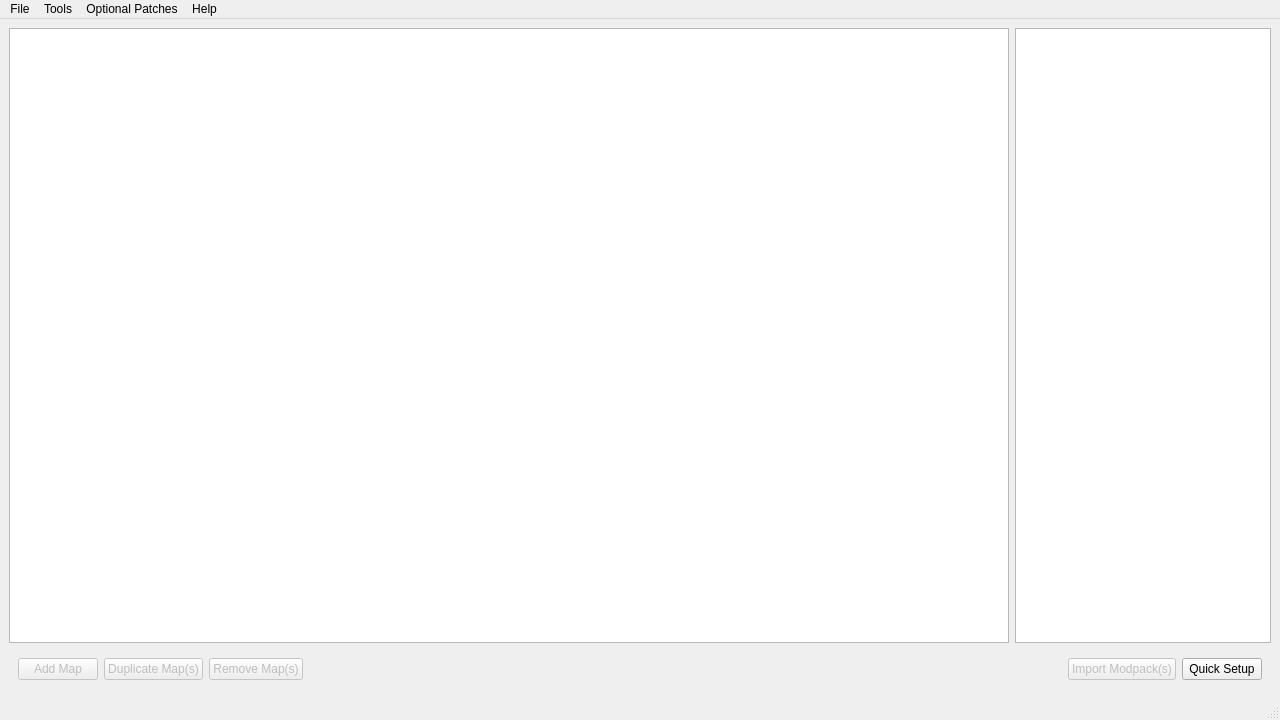
<?xml version="1.0" encoding="UTF-8"?>
<ui version="4.0">
 <class>MainWindow</class>
 <widget class="QMainWindow" name="MainWindow">
  <property name="geometry">
   <rect>
    <x>0</x>
    <y>0</y>
    <width>1280</width>
    <height>720</height>
   </rect>
  </property>
  <property name="windowTitle">
   <string>CSMM</string>
  </property>
  <widget class="QWidget" name="centralwidget">
   <layout class="QVBoxLayout" name="verticalLayout">
    <item>
     <layout class="QHBoxLayout" name="mainArea">
      <item>
       <widget class="MapDescriptorWidget" name="tableWidget">
        <property name="mouseTracking">
         <bool>false</bool>
        </property>
        <property name="autoFillBackground">
         <bool>true</bool>
        </property>
        <property name="autoScrollMargin">
         <number>8</number>
        </property>
        <property name="alternatingRowColors">
         <bool>false</bool>
        </property>
        <property name="textElideMode">
         <enum>Qt::TextElideMode::ElideRight</enum>
        </property>
        <property name="verticalScrollMode">
         <enum>QAbstractItemView::ScrollMode::ScrollPerPixel</enum>
        </property>
        <property name="horizontalScrollMode">
         <enum>QAbstractItemView::ScrollMode::ScrollPerPixel</enum>
        </property>
        <property name="gridStyle">
         <enum>Qt::PenStyle::SolidLine</enum>
        </property>
        <property name="sortingEnabled">
         <bool>false</bool>
        </property>
        <attribute name="horizontalHeaderCascadingSectionResizes">
         <bool>false</bool>
        </attribute>
        <attribute name="horizontalHeaderMinimumSectionSize">
         <number>71</number>
        </attribute>
        <attribute name="horizontalHeaderHighlightSections">
         <bool>true</bool>
        </attribute>
        <attribute name="horizontalHeaderShowSortIndicator" stdset="0">
         <bool>false</bool>
        </attribute>
       </widget>
      </item>
      <item>
       <widget class="QListWidget" name="modListWidget">
        <property name="enabled">
         <bool>true</bool>
        </property>
        <property name="sizePolicy">
         <sizepolicy hsizetype="Preferred" vsizetype="Expanding">
          <horstretch>0</horstretch>
          <verstretch>0</verstretch>
         </sizepolicy>
        </property>
        <property name="alternatingRowColors">
         <bool>false</bool>
        </property>
       </widget>
      </item>
     </layout>
    </item>
    <item>
     <widget class="QWidget" name="toolbar" native="true">
      <property name="enabled">
       <bool>true</bool>
      </property>
      <layout class="QHBoxLayout" name="horizontalLayout">
       <item>
        <widget class="QWidget" name="mapToolbar" native="true">
         <property name="enabled">
          <bool>false</bool>
         </property>
         <layout class="QHBoxLayout" name="horizontalLayout_3">
          <property name="leftMargin">
           <number>0</number>
          </property>
          <property name="topMargin">
           <number>0</number>
          </property>
          <property name="rightMargin">
           <number>0</number>
          </property>
          <property name="bottomMargin">
           <number>0</number>
          </property>
          <item>
           <widget class="QPushButton" name="addMap">
            <property name="text">
             <string>Add Map</string>
            </property>
           </widget>
          </item>
          <item>
           <widget class="QPushButton" name="duplicateMap">
            <property name="text">
             <string>Duplicate Map(s)</string>
            </property>
           </widget>
          </item>
          <item>
           <widget class="QPushButton" name="removeMap">
            <property name="text">
             <string>Remove Map(s)</string>
            </property>
           </widget>
          </item>
         </layout>
        </widget>
       </item>
       <item>
        <spacer name="horizontalSpacer">
         <property name="orientation">
          <enum>Qt::Orientation::Horizontal</enum>
         </property>
         <property name="sizeHint" stdset="0">
          <size>
           <width>40</width>
           <height>20</height>
          </size>
         </property>
        </spacer>
       </item>
       <item>
        <widget class="QPushButton" name="importModPack">
         <property name="enabled">
          <bool>false</bool>
         </property>
         <property name="text">
          <string>Import Modpack(s)</string>
         </property>
        </widget>
       </item>
       <item>
        <widget class="QPushButton" name="quickSetup">
         <property name="text">
          <string>Quick Setup</string>
         </property>
        </widget>
       </item>
      </layout>
     </widget>
    </item>
   </layout>
  </widget>
  <widget class="QMenuBar" name="menubar">
   <property name="geometry">
    <rect>
     <x>0</x>
     <y>0</y>
     <width>1280</width>
     <height>27</height>
    </rect>
   </property>
   <widget class="QMenu" name="menuFile">
    <property name="title">
     <string>File</string>
    </property>
    <addaction name="actionImport_WBFS_ISO"/>
    <addaction name="actionOpen"/>
    <addaction name="actionExport_to_WBFS_ISO"/>
    <addaction name="actionExport_to_Folder"/>
    <addaction name="actionExport_to_Riivolution"/>
    <addaction name="actionShow_CSMM_Network_Cache_In_File_System"/>
    <addaction name="actionOpen_Log_Folder"/>
   </widget>
   <widget class="QMenu" name="menuOptions">
    <property name="title">
     <string>Optional Patches</string>
    </property>
    <addaction name="actionPatch_MarkerCode"/>
    <addaction name="actionSeparate_Save_Game"/>
    <addaction name="actionInclude_Custom_Music"/>
   </widget>
   <widget class="QMenu" name="menuHelp">
    <property name="title">
     <string>Help</string>
    </property>
    <addaction name="actionCSMM_Help"/>
   </widget>
   <widget class="QMenu" name="menuTools">
    <property name="enabled">
     <bool>true</bool>
    </property>
    <property name="title">
     <string>Tools</string>
    </property>
    <addaction name="actionItast_csmm_brsar"/>
    <addaction name="separator"/>
    <addaction name="actionLoad_map_list_csv"/>
    <addaction name="actionSave_map_list_csv"/>
    <addaction name="separator"/>
    <addaction name="actionValidate"/>
    <addaction name="separator"/>
    <addaction name="actionExport_default_modlists_txt"/>
    <addaction name="separator"/>
    <addaction name="actionPreferences"/>
   </widget>
   <addaction name="menuFile"/>
   <addaction name="menuTools"/>
   <addaction name="menuOptions"/>
   <addaction name="menuHelp"/>
  </widget>
  <widget class="QStatusBar" name="statusbar"/>
  <action name="actionCSMM_Help">
   <property name="text">
    <string>CSMM Help</string>
   </property>
  </action>
  <action name="actionOpen">
   <property name="text">
    <string>Open Extracted Game Folder</string>
   </property>
   <property name="shortcut">
    <string>Ctrl+O</string>
   </property>
  </action>
  <action name="actionExport_to_Folder">
   <property name="enabled">
    <bool>false</bool>
   </property>
   <property name="text">
    <string>Export to Extracted Folder</string>
   </property>
   <property name="shortcut">
    <string>Ctrl+Shift+E</string>
   </property>
  </action>
  <action name="actionImport_WBFS_ISO">
   <property name="text">
    <string>Import WBFS/ISO</string>
   </property>
   <property name="shortcut">
    <string>Ctrl+I</string>
   </property>
  </action>
  <action name="actionExport_to_WBFS_ISO">
   <property name="enabled">
    <bool>false</bool>
   </property>
   <property name="text">
    <string>Export to WBFS/ISO</string>
   </property>
   <property name="shortcut">
    <string>Ctrl+E</string>
   </property>
  </action>
  <action name="action_Re_Download_External_Tools">
   <property name="text">
    <string>(Re-)Download External Tools</string>
   </property>
  </action>
  <action name="actionValidate">
   <property name="enabled">
    <bool>false</bool>
   </property>
   <property name="text">
    <string>Validate</string>
   </property>
  </action>
  <action name="actionPatch_MarkerCode">
   <property name="checkable">
    <bool>true</bool>
   </property>
   <property name="checked">
    <bool>true</bool>
   </property>
   <property name="text">
    <string>Patch Marker Code (marker_code=02)</string>
   </property>
  </action>
  <action name="actionItast_csmm_brsar">
   <property name="text">
    <string>Save clean Itast.csmm.brsar</string>
   </property>
  </action>
  <action name="actionLoad_map_list_csv">
   <property name="enabled">
    <bool>false</bool>
   </property>
   <property name="text">
    <string>Load map list (*.csv / *.yaml)</string>
   </property>
  </action>
  <action name="actionSave_map_list_csv">
   <property name="enabled">
    <bool>false</bool>
   </property>
   <property name="text">
    <string>Save map list (*.yaml)</string>
   </property>
  </action>
  <action name="actionExport_default_modlists_txt">
   <property name="text">
    <string>Export default modlist.txt</string>
   </property>
  </action>
  <action name="actionAppend_Author_to_Map_Description">
   <property name="checkable">
    <bool>true</bool>
   </property>
   <property name="text">
    <string>Append Author to Map Description</string>
   </property>
  </action>
  <action name="actionShow_CSMM_Network_Cache_In_File_System">
   <property name="text">
    <string>Show CSMM Network Cache in Filesystem</string>
   </property>
  </action>
  <action name="actionExport_to_Riivolution">
   <property name="enabled">
    <bool>false</bool>
   </property>
   <property name="text">
    <string>Export to Riivolution</string>
   </property>
  </action>
  <action name="actionOpen_Log_Folder">
   <property name="text">
    <string>Open Log Folder</string>
   </property>
  </action>
  <action name="actionSeparate_Save_Game">
   <property name="checkable">
    <bool>true</bool>
   </property>
   <property name="text">
    <string>Separate Save Game</string>
   </property>
  </action>
  <action name="actionInclude_Custom_Music">
   <property name="checkable">
    <bool>true</bool>
   </property>
   <property name="checked">
    <bool>true</bool>
   </property>
   <property name="text">
    <string>Include Custom Music</string>
   </property>
  </action>
  <action name="actionPreferences">
   <property name="text">
    <string>Preferences</string>
   </property>
  </action>
 </widget>
 <customwidgets>
  <customwidget>
   <class>MapDescriptorWidget</class>
   <extends>QTableWidget</extends>
   <header>mapdescriptorwidget.h</header>
  </customwidget>
 </customwidgets>
 <resources/>
 <connections/>
</ui>
